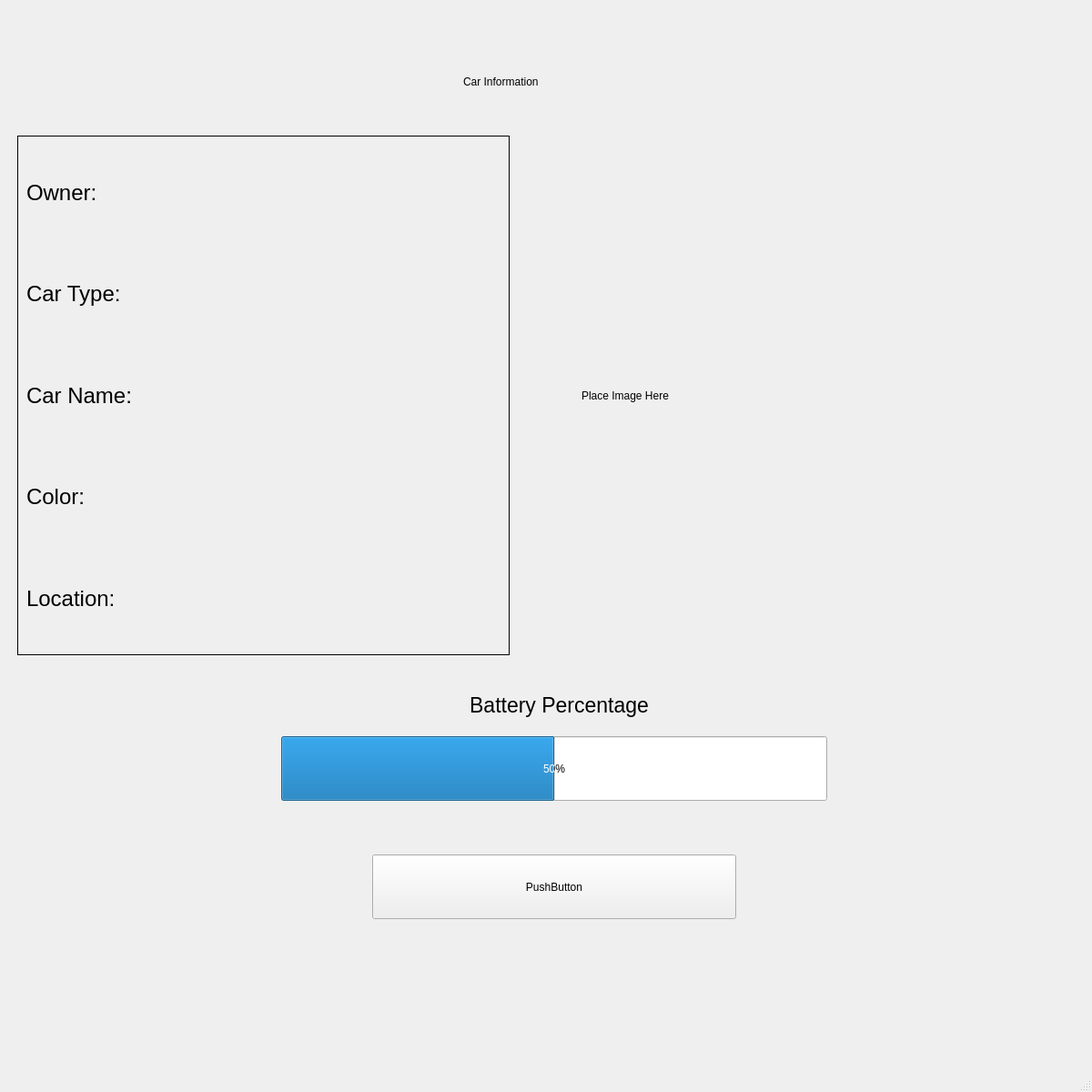
<?xml version="1.0" encoding="UTF-8"?>
<ui version="4.0">
 <class>MainWindow</class>
 <widget class="QMainWindow" name="MainWindow">
  <property name="geometry">
   <rect>
    <x>0</x>
    <y>0</y>
    <width>1200</width>
    <height>1200</height>
   </rect>
  </property>
  <property name="minimumSize">
   <size>
    <width>1200</width>
    <height>1200</height>
   </size>
  </property>
  <property name="maximumSize">
   <size>
    <width>1200</width>
    <height>1200</height>
   </size>
  </property>
  <property name="windowTitle">
   <string>MainWindow</string>
  </property>
  <widget class="QWidget" name="centralwidget">
   <layout class="QVBoxLayout" name="verticalLayout_3">
    <item>
     <widget class="QStackedWidget" name="stackedPages">
      <widget class="QWidget" name="carInformationPage">
       <widget class="QPushButton" name="nextPageButton">
        <property name="geometry">
         <rect>
          <x>400</x>
          <y>930</y>
          <width>400</width>
          <height>71</height>
         </rect>
        </property>
        <property name="text">
         <string>PushButton</string>
        </property>
       </widget>
       <widget class="QProgressBar" name="batteryPercentageBar">
        <property name="geometry">
         <rect>
          <x>300</x>
          <y>800</y>
          <width>600</width>
          <height>71</height>
         </rect>
        </property>
        <property name="value">
         <number>50</number>
        </property>
       </widget>
       <widget class="QLabel" name="pageTitleLabel">
        <property name="geometry">
         <rect>
          <x>500</x>
          <y>50</y>
          <width>200</width>
          <height>61</height>
         </rect>
        </property>
        <property name="text">
         <string>Car Information</string>
        </property>
       </widget>
       <widget class="QLabel" name="imageLabel">
        <property name="geometry">
         <rect>
          <x>630</x>
          <y>150</y>
          <width>501</width>
          <height>551</height>
         </rect>
        </property>
        <property name="text">
         <string>Place Image Here</string>
        </property>
       </widget>
       <widget class="QLabel" name="batteryPercentageLabel">
        <property name="geometry">
         <rect>
          <x>380</x>
          <y>730</y>
          <width>451</width>
          <height>71</height>
         </rect>
        </property>
        <property name="font">
         <font>
          <pointsize>17</pointsize>
         </font>
        </property>
        <property name="text">
         <string>Battery Percentage</string>
        </property>
        <property name="alignment">
         <set>Qt::AlignCenter</set>
        </property>
       </widget>
       <widget class="QFrame" name="infoFrame">
        <property name="geometry">
         <rect>
          <x>10</x>
          <y>140</y>
          <width>541</width>
          <height>571</height>
         </rect>
        </property>
        <property name="frameShape">
         <enum>QFrame::Box</enum>
        </property>
        <layout class="QGridLayout" name="gridLayout">
         <item row="0" column="0">
          <widget class="QLabel" name="label_2">
           <property name="font">
            <font>
             <pointsize>18</pointsize>
            </font>
           </property>
           <property name="text">
            <string>Owner:</string>
           </property>
          </widget>
         </item>
         <item row="1" column="0">
          <widget class="QLabel" name="label_4">
           <property name="font">
            <font>
             <pointsize>18</pointsize>
            </font>
           </property>
           <property name="text">
            <string>Car Type:</string>
           </property>
          </widget>
         </item>
         <item row="2" column="0">
          <widget class="QLabel" name="label_3">
           <property name="font">
            <font>
             <pointsize>18</pointsize>
            </font>
           </property>
           <property name="text">
            <string>Car Name:</string>
           </property>
          </widget>
         </item>
         <item row="3" column="0">
          <widget class="QLabel" name="label_5">
           <property name="font">
            <font>
             <pointsize>18</pointsize>
            </font>
           </property>
           <property name="text">
            <string>Color:</string>
           </property>
          </widget>
         </item>
         <item row="4" column="0">
          <widget class="QLabel" name="label_6">
           <property name="font">
            <font>
             <pointsize>18</pointsize>
            </font>
           </property>
           <property name="text">
            <string>Location:</string>
           </property>
          </widget>
         </item>
        </layout>
       </widget>
      </widget>
      <widget class="QWidget" name="memberPage">
       <widget class="QLabel" name="listNameLabel">
        <property name="geometry">
         <rect>
          <x>820</x>
          <y>20</y>
          <width>241</width>
          <height>51</height>
         </rect>
        </property>
        <property name="maximumSize">
         <size>
          <width>300</width>
          <height>80</height>
         </size>
        </property>
        <property name="text">
         <string>LIST NAME HERE</string>
        </property>
        <property name="alignment">
         <set>Qt::AlignCenter</set>
        </property>
       </widget>
       <widget class="QListWidget" name="listWidget">
        <property name="geometry">
         <rect>
          <x>200</x>
          <y>100</y>
          <width>800</width>
          <height>591</height>
         </rect>
        </property>
        <property name="maximumSize">
         <size>
          <width>800</width>
          <height>800</height>
         </size>
        </property>
        <property name="font">
         <font>
          <pointsize>12</pointsize>
         </font>
        </property>
       </widget>
       <widget class="QPushButton" name="addMemberButton">
        <property name="geometry">
         <rect>
          <x>210</x>
          <y>750</y>
          <width>380</width>
          <height>70</height>
         </rect>
        </property>
        <property name="minimumSize">
         <size>
          <width>0</width>
          <height>70</height>
         </size>
        </property>
        <property name="maximumSize">
         <size>
          <width>500</width>
          <height>70</height>
         </size>
        </property>
        <property name="text">
         <string>PushButton</string>
        </property>
       </widget>
       <widget class="QPushButton" name="pageBackwardsButton">
        <property name="geometry">
         <rect>
          <x>350</x>
          <y>910</y>
          <width>500</width>
          <height>70</height>
         </rect>
        </property>
        <property name="minimumSize">
         <size>
          <width>500</width>
          <height>70</height>
         </size>
        </property>
        <property name="maximumSize">
         <size>
          <width>500</width>
          <height>70</height>
         </size>
        </property>
        <property name="text">
         <string>PushButton</string>
        </property>
       </widget>
       <widget class="QPushButton" name="removeMemberButton">
        <property name="geometry">
         <rect>
          <x>610</x>
          <y>750</y>
          <width>380</width>
          <height>70</height>
         </rect>
        </property>
        <property name="minimumSize">
         <size>
          <width>0</width>
          <height>70</height>
         </size>
        </property>
        <property name="maximumSize">
         <size>
          <width>500</width>
          <height>70</height>
         </size>
        </property>
        <property name="text">
         <string>PushButton</string>
        </property>
       </widget>
      </widget>
     </widget>
    </item>
   </layout>
  </widget>
  <widget class="QMenuBar" name="menubar">
   <property name="geometry">
    <rect>
     <x>0</x>
     <y>0</y>
     <width>1200</width>
     <height>21</height>
    </rect>
   </property>
  </widget>
  <widget class="QStatusBar" name="statusbar"/>
 </widget>
 <resources/>
 <connections/>
</ui>
